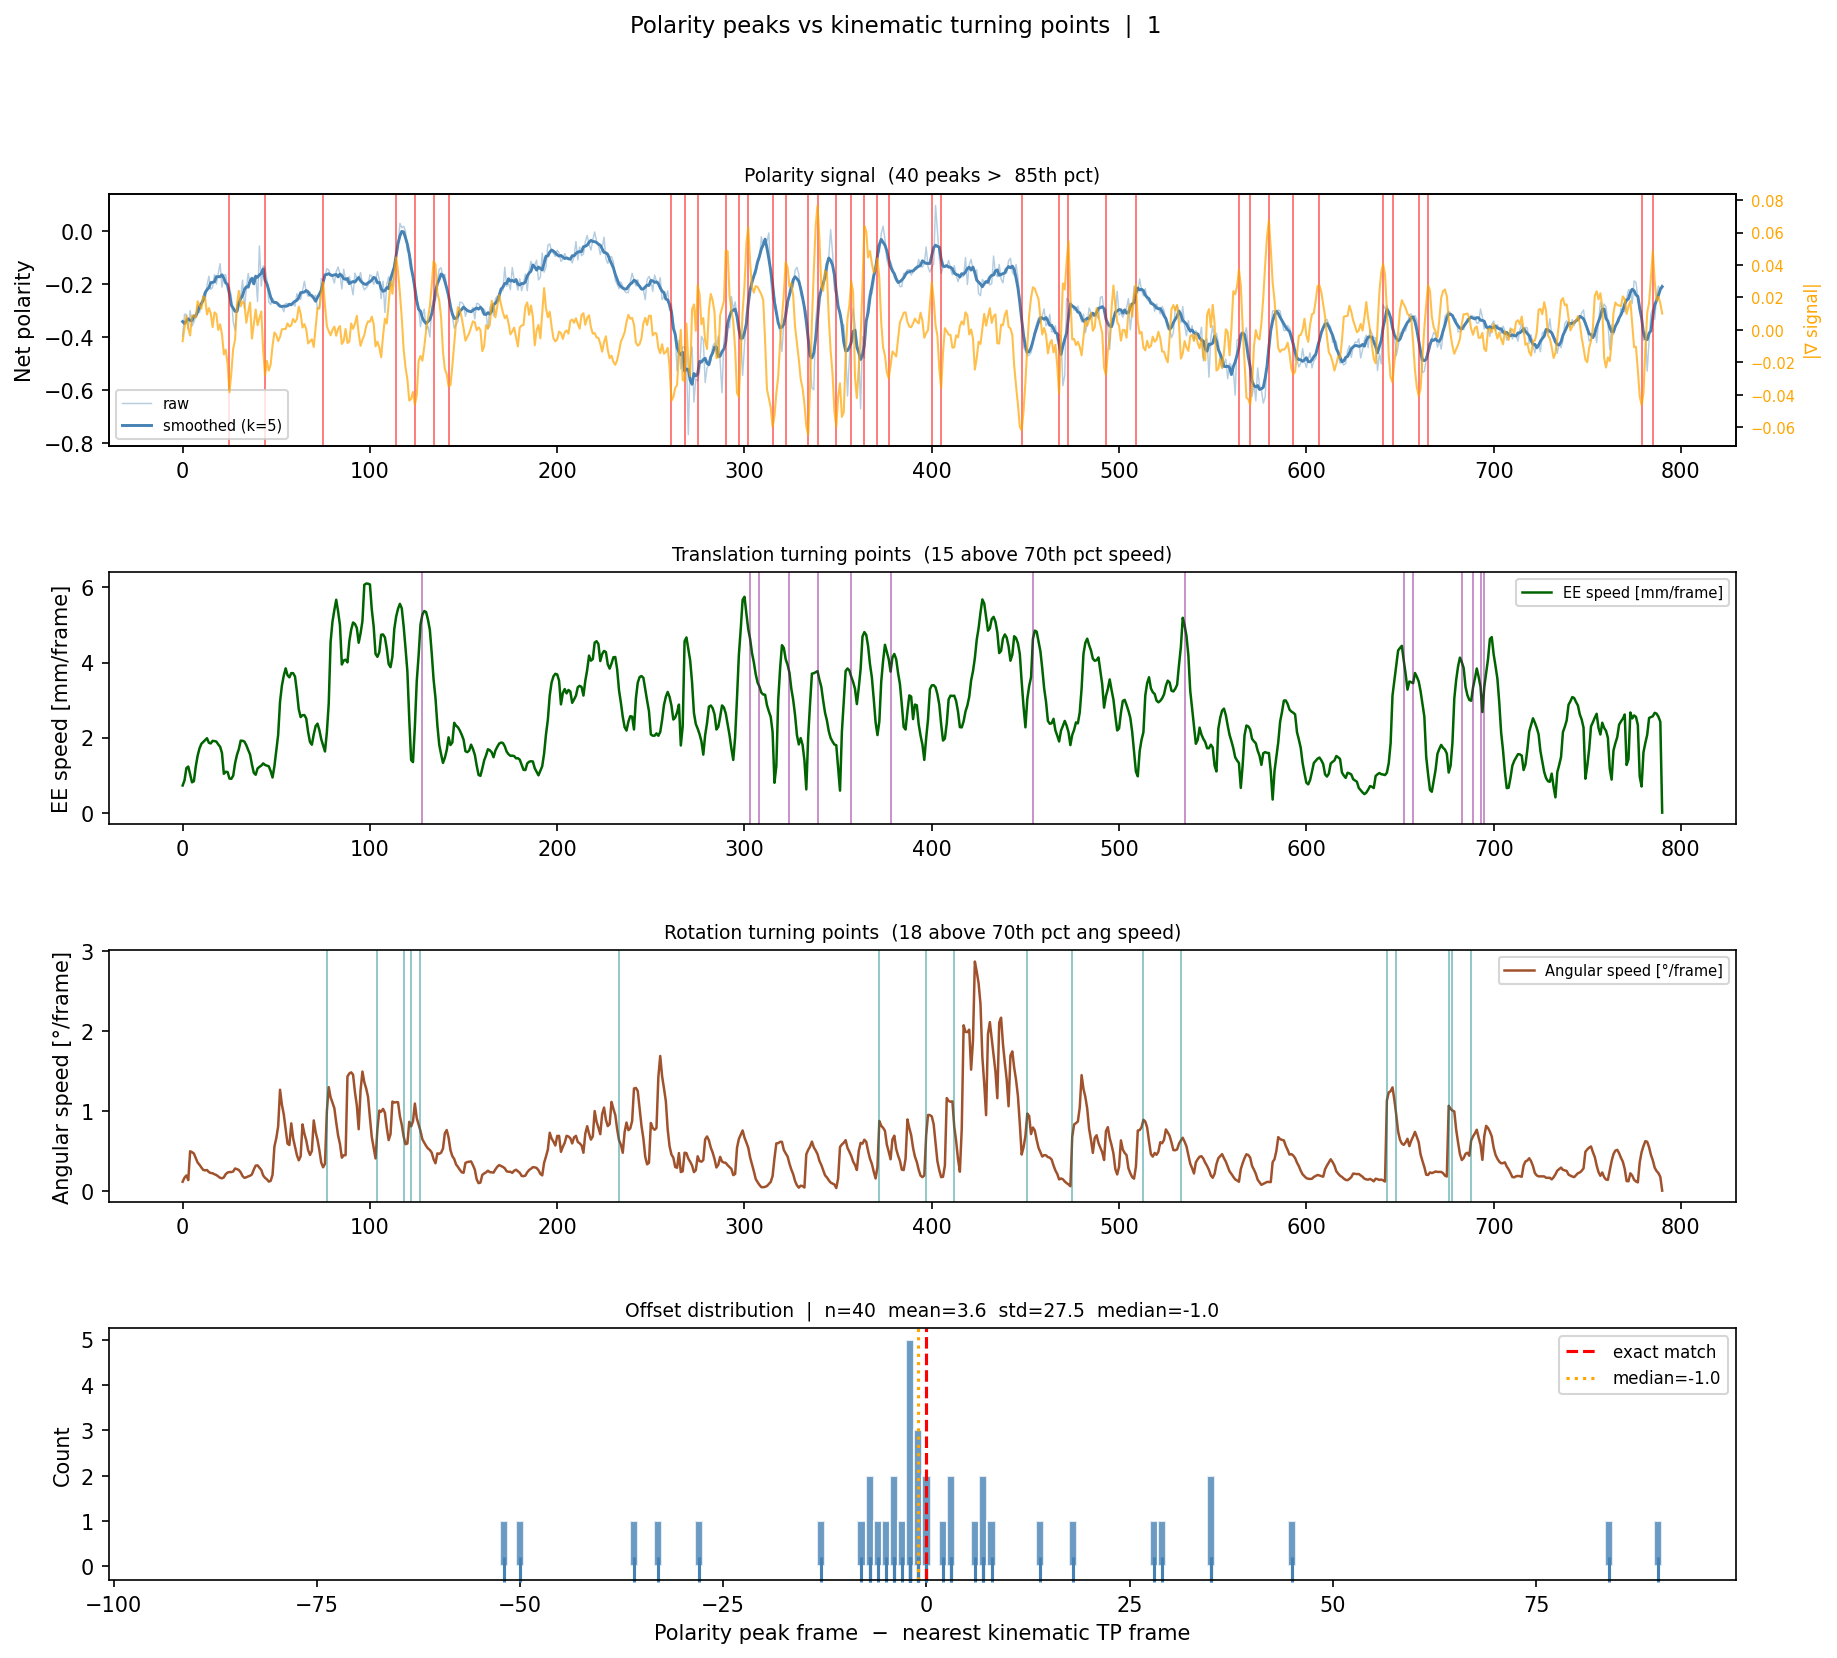

This chart was generated by the following Python code:
#!/usr/bin/env python3
"""
Compare event-polarity change peaks against kinematic turning points.

For every drastic polarity-gradient peak (event-camera signal), find
the nearest kinematic turning point (translation local extremum or
rotation-velocity reversal in the EE poses), record the frame offset
between the two, and plot the distribution of those offsets.

Polarity peaks  – frames where |∇ smooth_signal| exceeds a percentile threshold.
Translation TPs – frames where any component of EE velocity changes sign
                  (local extremum in x, y, or z).
Rotation TPs    – frames where any component of the angular-velocity vector
                  changes sign (rotation reversal around that axis).

Output
------
  Single PNG with four panels:
    1. Polarity signal + detected peaks
    2. EE speed + detected translation turning points
    3. Angular speed + detected rotation turning points
    4. Histogram + rug of (polarity_peak − nearest_kinematic_TP) offsets

Usage
-----
    python3 polarity_vs_kinematic.py --data_dir data/real/1
    python3 polarity_vs_kinematic.py --data_dir data/real/1 --smooth 5
                                     --pol_pct 90 --kin_pct 80
    python3 polarity_vs_kinematic.py --data_dir data/real/1 --out offsets.png
"""

import argparse
from pathlib import Path

import h5py
import numpy as np
import matplotlib
matplotlib.use("Agg")
import matplotlib.pyplot as plt
from scipy.signal import find_peaks


# ── defaults ───────────────────────────────────────────────────────────────────
DEFAULT_SMOOTH   = 5     # polarity signal smoothing
DEFAULT_POL_PCT  = 85    # percentile threshold for polarity peaks
DEFAULT_KIN_PCT  = 70    # percentile threshold for kinematic turning-point magnitude
DEFAULT_MIN_DIST = 5     # minimum frames between detected peaks
DEFAULT_OUT      = str(Path(__file__).parent / "polarity_vs_kinematic.png")


# ── helpers ────────────────────────────────────────────────────────────────────

def box_smooth(arr: np.ndarray, k: int) -> np.ndarray:
    if k <= 1:
        return arr.copy()
    half = k // 2
    out = np.empty_like(arr, dtype=np.float32)
    for i in range(len(arr)):
        lo = max(0, i - half)
        hi = min(len(arr), i + half + 1)
        out[i] = arr[lo:hi].mean()
    return out


def load_polarity_signal(seq_dir: Path) -> np.ndarray:
    for voxels_dir in [seq_dir / "events" / "voxels_cam0",
                       seq_dir / "events" / "voxels"]:
        npy_files = sorted(voxels_dir.glob("voxel_*.npy")) if voxels_dir.exists() else []
        if npy_files:
            print(f"Loading polarity  ({len(npy_files)} voxels) from {voxels_dir}")
            return np.array([np.load(f).mean() for f in npy_files], dtype=np.float32)
    ev_h5 = seq_dir / "hdf5" / "events_cam0.h5"
    if ev_h5.exists():
        with h5py.File(ev_h5, "r") as f:
            if "events/frames" in f:
                frames = f["events/frames"][:]
                signal = frames.astype(np.float32).mean(axis=(1, 2)) - 128.0
                print(f"Loading polarity  ({len(signal)} frames) from events_cam0.h5")
                return signal
    raise FileNotFoundError(f"No event voxels or frames found in {seq_dir}.")


def rotation_vector(R: np.ndarray) -> np.ndarray:
    """
    Extract the axis-angle rotation vector from a 3×3 rotation matrix.
    Returns a (3,) vector whose magnitude is the rotation angle [rad] and
    whose direction is the rotation axis (handled sign so angle >= 0).
    """
    cos_a = np.clip((np.trace(R) - 1.0) / 2.0, -1.0, 1.0)
    angle = float(np.arccos(cos_a))
    if angle < 1e-9:
        return np.zeros(3)
    axis = np.array([
        R[2, 1] - R[1, 2],
        R[0, 2] - R[2, 0],
        R[1, 0] - R[0, 1],
    ]) / (2.0 * np.sin(angle))
    return axis * angle


def find_peaks_above_pct(signal: np.ndarray, pct: float,
                          min_dist: int) -> np.ndarray:
    """
    Return indices of local maxima in |signal| whose value exceeds the
    given percentile of |signal|.
    """
    mag = np.abs(signal)
    threshold = np.percentile(mag, pct)
    peaks, _ = find_peaks(mag, height=threshold, distance=min_dist)
    return peaks


def sign_change_indices(v: np.ndarray) -> np.ndarray:
    """
    Return indices i where v[i-1] and v[i] have opposite signs
    (zero-crossings of a velocity / angular-velocity component).
    """
    signs = np.sign(v)
    # ignore exact zeros
    for i in range(len(signs)):
        if signs[i] == 0 and i > 0:
            signs[i] = signs[i - 1]
    crossings = np.where(np.diff(signs) != 0)[0] + 1
    return crossings


# ── main ───────────────────────────────────────────────────────────────────────

def main():
    parser = argparse.ArgumentParser(
        description="Offset between polarity peaks and kinematic turning points.",
        formatter_class=argparse.ArgumentDefaultsHelpFormatter,
    )
    parser.add_argument("--data_dir",  type=str, required=True)
    parser.add_argument("--smooth",    type=int, default=DEFAULT_SMOOTH,
                        help="Polarity signal smoothing window")
    parser.add_argument("--pol_pct",   type=float, default=DEFAULT_POL_PCT,
                        help="Percentile threshold for polarity-gradient peaks")
    parser.add_argument("--kin_pct",   type=float, default=DEFAULT_KIN_PCT,
                        help="Percentile threshold for kinematic-event magnitude")
    parser.add_argument("--min_dist",  type=int, default=DEFAULT_MIN_DIST,
                        help="Minimum frames between detected peaks")
    parser.add_argument("--out",       type=str, default=DEFAULT_OUT)
    args = parser.parse_args()

    seq_dir = Path(args.data_dir)

    # ── polarity signal ────────────────────────────────────────────────────────
    raw_signal   = load_polarity_signal(seq_dir)
    n_frames     = len(raw_signal)
    smooth_sig   = box_smooth(raw_signal, args.smooth)
    pol_grad     = np.gradient(smooth_sig.astype(np.float64))

    pol_peaks = find_peaks_above_pct(pol_grad, args.pol_pct, args.min_dist)
    print(f"Polarity peaks found : {len(pol_peaks)} "
          f"(|∇signal| > {args.pol_pct}th pct, min_dist={args.min_dist})")

    # ── EE poses ───────────────────────────────────────────────────────────────
    with h5py.File(seq_dir / "hdf5" / "poses.h5", "r") as f:
        ee_Ts = f["ee_T"][:]           # (N, 4, 4)

    positions = ee_Ts[:, :3, 3]        # (N, 3)
    rotations = ee_Ts[:, :3, :3]       # (N, 3, 3)

    # ── translation turning points ─────────────────────────────────────────────
    # Velocity = finite diff of position.  TP = sign change in any component.
    vel = np.diff(positions, axis=0)           # (N-1, 3)
    # Pad to length N (no TP at index 0 or N-1)
    trans_tp_sets = []
    for axis in range(3):
        crossings = sign_change_indices(vel[:, axis])   # indices into vel → frame idx
        trans_tp_sets.append(set(crossings.tolist()))
    all_trans_tps = sorted(set.union(*trans_tp_sets))

    # Keep only those whose speed magnitude exceeds threshold
    speed = np.linalg.norm(vel, axis=1)             # (N-1,)
    # Evaluate speed at each translational TP
    if all_trans_tps:
        tp_speeds = np.array([speed[i] if i < len(speed) else 0
                              for i in all_trans_tps])
        spd_thresh = np.percentile(speed, args.kin_pct)
        all_trans_tps = [i for i, s in zip(all_trans_tps, tp_speeds)
                         if s >= spd_thresh]

    print(f"Translation TPs found: {len(all_trans_tps)}")

    # ── rotation turning points ────────────────────────────────────────────────
    # Angular velocity vector = rotation_vector(R[i-1].T @ R[i])
    ang_vel = np.zeros((n_frames - 1, 3))
    for i in range(1, n_frames):
        R_rel = rotations[i - 1].T @ rotations[i]
        ang_vel[i - 1] = rotation_vector(R_rel)

    rot_tp_sets = []
    for axis in range(3):
        crossings = sign_change_indices(ang_vel[:, axis])
        rot_tp_sets.append(set(crossings.tolist()))
    all_rot_tps = sorted(set.union(*rot_tp_sets))

    ang_speed = np.linalg.norm(ang_vel, axis=1)
    if all_rot_tps:
        tp_ang_speeds = np.array([ang_speed[i] if i < len(ang_speed) else 0
                                  for i in all_rot_tps])
        ang_thresh = np.percentile(ang_speed, args.kin_pct)
        all_rot_tps = [i for i, s in zip(all_rot_tps, tp_ang_speeds)
                       if s >= ang_thresh]

    print(f"Rotation TPs found   : {len(all_rot_tps)}")

    # ── combine kinematic TPs ──────────────────────────────────────────────────
    all_kin_tps = np.array(sorted(set(all_trans_tps) | set(all_rot_tps)))
    print(f"Combined kin TPs     : {len(all_kin_tps)}")

    # ── compute offsets ────────────────────────────────────────────────────────
    # For each polarity peak, find the nearest kinematic TP.
    offsets = []
    matched_kin = []
    if len(all_kin_tps) > 0:
        for pp in pol_peaks:
            dists = np.abs(all_kin_tps - pp)
            nearest_idx = int(np.argmin(dists))
            nearest_kin = int(all_kin_tps[nearest_idx])
            offset = int(pp) - nearest_kin
            offsets.append(offset)
            matched_kin.append(nearest_kin)
            print(f"  polarity peak {pp:4d}  →  nearest kin TP {nearest_kin:4d}  "
                  f"(offset {offset:+d})")
    else:
        print("No kinematic TPs found — try lowering --kin_pct")

    offsets = np.array(offsets, dtype=int)

    # ── figure ─────────────────────────────────────────────────────────────────
    fig, axes = plt.subplots(4, 1, figsize=(14, 12))
    fig.subplots_adjust(hspace=0.50)
    x = np.arange(n_frames)

    # Row 1 – polarity signal + peaks
    ax = axes[0]
    ax.plot(x, raw_signal, color="steelblue", lw=0.7, alpha=0.4, label="raw")
    ax.plot(x, smooth_sig, color="steelblue", lw=1.4, label=f"smoothed (k={args.smooth})")
    ax2r = ax.twinx()
    ax2r.plot(x, pol_grad, color="orange", lw=1.0, alpha=0.7, label="|∇signal|")
    ax2r.set_ylabel("|∇ signal|", fontsize=8, color="orange")
    ax2r.tick_params(axis="y", labelcolor="orange", labelsize=7)
    for pp in pol_peaks:
        ax.axvline(pp, color="red", lw=0.8, alpha=0.6)
    ax.set_ylabel("Net polarity")
    ax.set_title(f"Polarity signal  ({len(pol_peaks)} peaks >  {args.pol_pct}th pct)", fontsize=9)
    ax.legend(fontsize=7, loc="lower left")

    # Row 2 – EE speed + translation TPs
    ax = axes[1]
    speed_full = np.concatenate([speed, [0]])   # pad to N
    ax.plot(x, speed_full * 1000, color="darkgreen", lw=1.2, label="EE speed [mm/frame]")
    for tp in all_trans_tps:
        ax.axvline(tp, color="purple", lw=0.8, alpha=0.5)
    ax.set_ylabel("EE speed [mm/frame]")
    ax.set_title(f"Translation turning points  ({len(all_trans_tps)} above {args.kin_pct}th pct speed)", fontsize=9)
    ax.legend(fontsize=7)

    # Row 3 – angular speed + rotation TPs
    ax = axes[2]
    ang_full = np.concatenate([np.degrees(ang_speed), [0]])
    ax.plot(x, ang_full, color="sienna", lw=1.2, label="Angular speed [°/frame]")
    for tp in all_rot_tps:
        ax.axvline(tp, color="teal", lw=0.8, alpha=0.5)
    ax.set_ylabel("Angular speed [°/frame]")
    ax.set_title(f"Rotation turning points  ({len(all_rot_tps)} above {args.kin_pct}th pct ang speed)", fontsize=9)
    ax.legend(fontsize=7)

    # Row 4 – offset histogram + rug
    ax = axes[3]
    if len(offsets) > 0:
        max_abs = max(abs(offsets.min()), abs(offsets.max()), 1)
        bins = np.arange(-max_abs - 1, max_abs + 2) - 0.5
        ax.hist(offsets, bins=bins, color="steelblue", edgecolor="white", alpha=0.8)
        # rug plot
        ax.plot(offsets, np.zeros_like(offsets) - 0.05, "|", color="steelblue",
                ms=12, markeredgewidth=1.5, clip_on=False)
        ax.axvline(0, color="red", lw=1.5, ls="--", label="exact match")
        ax.axvline(np.median(offsets), color="orange", lw=1.5, ls=":",
                   label=f"median={np.median(offsets):.1f}")
        ax.set_xlabel("Polarity peak frame  −  nearest kinematic TP frame")
        ax.set_ylabel("Count")
        ax.set_title(
            f"Offset distribution  |  n={len(offsets)}  "
            f"mean={offsets.mean():.1f}  std={offsets.std():.1f}  "
            f"median={np.median(offsets):.1f}",
            fontsize=9,
        )
        ax.legend(fontsize=8)
    else:
        ax.text(0.5, 0.5, "No offsets computed", transform=ax.transAxes,
                ha="center", va="center", fontsize=12, color="gray")
        ax.set_title("Offset distribution", fontsize=9)

    fig.suptitle(
        f"Polarity peaks vs kinematic turning points  |  {seq_dir.name}",
        fontsize=11,
    )

    out_path = Path(args.out)
    fig.savefig(out_path, dpi=150, bbox_inches="tight")
    print(f"\nSaved → {out_path}")


if __name__ == "__main__":
    main()
